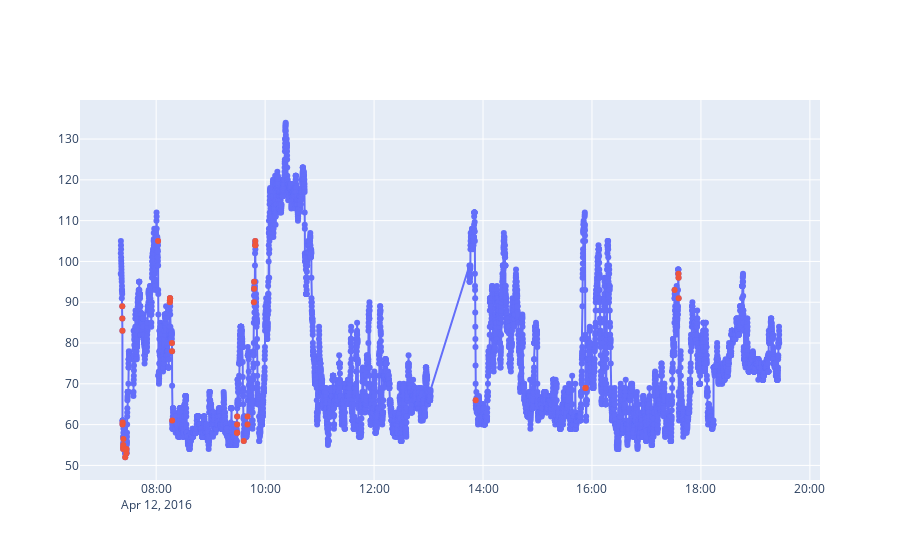

This figure's notebook cell:
### Code cell
import plotly.graph_objects as go

fig = go.Figure()
fig.add_trace(go.Scatter(x=anomalies.time, y=anomalies.trues,
                    mode='lines+markers',
                    name='heart rate'))
fig.add_trace(go.Scatter(x=anomalies.loc[anomalies.is_anomaly, 'time'], 
                            y=anomalies.loc[anomalies.is_anomaly, 'trues'],
                    mode='markers',
                    name='anomaly'))
fig.update_layout(showlegend=False)
fig.show()

### Figure 1 — Plotly figure (JSON) as saved in the notebook; plotly's stock layout.template omitted (floating-point values rounded to 4 significant figures; data arrays with more than 128 entries replaced by an {"elided": "..."} marker saying what was removed)
{"data": [{"mode": "lines+markers", "name": "heart rate", "type": "scatter", "x": {"elided": "8192 str values"}, "y": {"elided": "8192 float values"}}, {"mode": "markers", "name": "anomaly", "type": "scatter", "x": ["2016-04-12T07:22:40", "2016-04-12T07:22:45", "2016-04-12T07:22:50", "2016-04-12T07:23:00", "2016-04-12T07:23:05", "2016-04-12T07:23:40", "2016-04-12T07:23:45", "2016-04-12T07:23:50", "2016-04-12T07:23:55", "2016-04-12T07:25:55", "2016-04-12T07:27:15", "2016-04-12T07:27:25", "2016-04-12T08:02:05", "2016-04-12T08:15:05", "2016-04-12T08:15:10", "2016-04-12T08:15:15", "2016-04-12T08:15:20", "2016-04-12T08:17:25", "2016-04-12T08:17:30", "2016-04-12T08:17:40", "2016-04-12T09:29:00", "2016-04-12T09:29:05", "2016-04-12T09:29:10", "2016-04-12T09:29:15", "2016-04-12T09:36:30", "2016-04-12T09:40:35", "2016-04-12T09:40:40", "2016-04-12T09:47:40", "2016-04-12T09:47:50", "2016-04-12T09:47:55", "2016-04-12T09:49:00", "2016-04-12T09:49:10", "2016-04-12T09:49:20", "2016-04-12T13:51:55", "2016-04-12T15:52:50", "2016-04-12T15:52:55", "2016-04-12T17:31:00", "2016-04-12T17:35:15", "2016-04-12T17:35:20", "2016-04-12T17:35:25"], "y": [89, 86, 83, 60, 60.5, 54, 54.5, 55, 56.5, 52, 53, 54, 105, 90, 90.5, 91, 91, 80, 78, 61, 58, 58, 60, 62, 56, 60, 62, 90, 93.33, 95, 104, 105, 104, 66, 69, 69, 93, 97, 96, 91]}], "layout": {"showlegend": false}}
